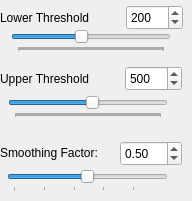
        <widget class="QWidget" name="parameterTab">
         <attribute name="title">
          <string>Parameters</string>
         </attribute>
         <widget class="QSlider" name="lowerThresholdSlider">
          <property name="geometry">
           <rect>
            <x>11</x>
            <y>30</y>
            <width>160</width>
            <height>22</height>
           </rect>
          </property>
          <property name="minimum">
           <number>-1200</number>
          </property>
          <property name="maximum">
           <number>2000</number>
          </property>
          <property name="value">
           <number>200</number>
          </property>
          <property name="orientation">
           <enum>Qt::Horizontal</enum>
          </property>
          <property name="tickPosition">
           <enum>QSlider::TicksBelow</enum>
          </property>
          <property name="tickInterval">
           <number>20</number>
          </property>
         </widget>
         <widget class="QLabel" name="label_5">
          <property name="geometry">
           <rect>
            <x>0</x>
            <y>10</y>
            <width>111</width>
            <height>16</height>
           </rect>
          </property>
          <property name="text">
           <string>Lower Threshold</string>
          </property>
         </widget>
         <widget class="QSpinBox" name="lowerThresholdSpin">
          <property name="geometry">
           <rect>
            <x>126</x>
            <y>5</y>
            <width>57</width>
            <height>25</height>
           </rect>
          </property>
          <property name="minimum">
           <number>-1200</number>
          </property>
          <property name="maximum">
           <number>2000</number>
          </property>
          <property name="value">
           <number>200</number>
          </property>
         </widget>
         <widget class="QSlider" name="upperThresholdSlider">
          <property name="geometry">
           <rect>
            <x>8</x>
            <y>96</y>
            <width>160</width>
            <height>22</height>
           </rect>
          </property>
          <property name="minimum">
           <number>-1200</number>
          </property>
          <property name="maximum">
           <number>2000</number>
          </property>
          <property name="value">
           <number>500</number>
          </property>
          <property name="orientation">
           <enum>Qt::Horizontal</enum>
          </property>
          <property name="tickPosition">
           <enum>QSlider::TicksBelow</enum>
          </property>
          <property name="tickInterval">
           <number>20</number>
          </property>
         </widget>
         <widget class="QSpinBox" name="upperThresholdSpin">
          <property name="geometry">
           <rect>
            <x>125</x>
            <y>66</y>
            <width>57</width>
            <height>25</height>
           </rect>
          </property>
          <property name="minimum">
           <number>-1200</number>
          </property>
          <property name="maximum">
           <number>2000</number>
          </property>
          <property name="value">
           <number>500</number>
          </property>
         </widget>
         <widget class="QLabel" name="label_4">
          <property name="geometry">
           <rect>
            <x>0</x>
            <y>71</y>
            <width>111</width>
            <height>16</height>
           </rect>
          </property>
          <property name="text">
           <string>Upper Threshold</string>
          </property>
         </widget>
         <widget class="QSlider" name="smoothFactorSlider">
          <property name="geometry">
           <rect>
            <x>7</x>
            <y>170</y>
            <width>161</width>
            <height>22</height>
           </rect>
          </property>
          <property name="minimum">
           <number>1</number>
          </property>
          <property name="maximum">
           <number>99</number>
          </property>
          <property name="value">
           <number>50</number>
          </property>
          <property name="orientation">
           <enum>Qt::Horizontal</enum>
          </property>
          <property name="tickPosition">
           <enum>QSlider::TicksBelow</enum>
          </property>
          <property name="tickInterval">
           <number>20</number>
          </property>
         </widget>
         <widget class="QDoubleSpinBox" name="smoothFactorSpin">
          <property name="geometry">
           <rect>
            <x>120</x>
            <y>141</y>
            <width>62</width>
            <height>25</height>
           </rect>
          </property>
          <property name="minimum">
           <double>0.010000000000000</double>
          </property>
          <property name="maximum">
           <double>0.990000000000000</double>
          </property>
          <property name="singleStep">
           <double>0.010000000000000</double>
          </property>
          <property name="value">
           <double>0.500000000000000</double>
          </property>
         </widget>
         <widget class="QLabel" name="label_6">
          <property name="geometry">
           <rect>
            <x>0</x>
            <y>145</y>
            <width>111</width>
            <height>16</height>
           </rect>
          </property>
          <property name="text">
           <string>Smoothing Factor:</string>
          </property>
         </widget>
        </widget>
